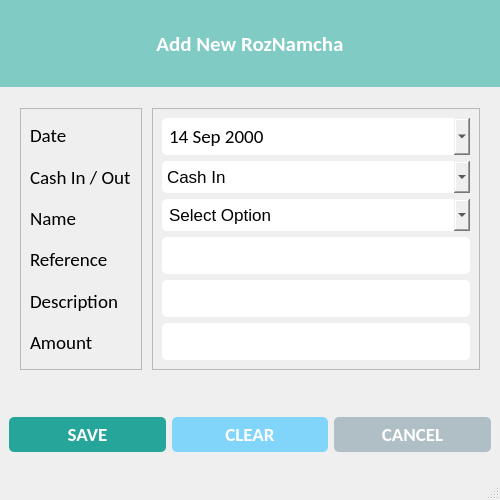
<?xml version="1.0" encoding="UTF-8"?>
<ui version="4.0">
 <class>RozNamchaWindow</class>
 <widget class="QMainWindow" name="RozNamchaWindow">
  <property name="geometry">
   <rect>
    <x>0</x>
    <y>0</y>
    <width>500</width>
    <height>500</height>
   </rect>
  </property>
  <property name="minimumSize">
   <size>
    <width>500</width>
    <height>500</height>
   </size>
  </property>
  <property name="maximumSize">
   <size>
    <width>500</width>
    <height>500</height>
   </size>
  </property>
  <property name="windowTitle">
   <string>Roz Namcha</string>
  </property>
  <property name="windowIcon">
   <iconset resource="../resources.qrc">
    <normaloff>:/icons/assets/icons/logo.png</normaloff>:/icons/assets/icons/logo.png</iconset>
  </property>
  <property name="iconSize">
   <size>
    <width>32</width>
    <height>32</height>
   </size>
  </property>
  <widget class="QWidget" name="centralwidget">
   <property name="styleSheet">
    <string notr="true">#label_widget {
	background-color: #80cbc4;
}

#label_5 {
	color: #fff;
}

#btn_save {
	background-color: #26a69a;
	border-radius: 5px;
	padding: 5px 0px;
	color: white;
}

#btn_clear {
	background-color: #81d4fa;
	border-radius: 5px;
	padding: 5px 0px;
	color: white;
}

#btn_cancel {
	background-color: #b0bec5;
	border-radius: 5px;
	padding: 5px 0px;
	color: white;
}

QLineEdit {
	border-radius: 5px;
	padding: 5px 5px;
}

QDateEdit {
	border-radius: 5px;
	padding: 5px 5px;
}

QComboBox {
	border-radius: 5px;
	padding: 5px 5px;
	font-size: 17px;
}
</string>
   </property>
   <layout class="QVBoxLayout" name="verticalLayout_4">
    <property name="spacing">
     <number>1</number>
    </property>
    <property name="leftMargin">
     <number>0</number>
    </property>
    <property name="topMargin">
     <number>0</number>
    </property>
    <property name="rightMargin">
     <number>0</number>
    </property>
    <property name="bottomMargin">
     <number>0</number>
    </property>
    <item>
     <widget class="QWidget" name="label_widget" native="true">
      <layout class="QVBoxLayout" name="verticalLayout">
       <item>
        <widget class="QLabel" name="label_5">
         <property name="font">
          <font>
           <family>Calibri</family>
           <pointsize>16</pointsize>
           <weight>75</weight>
           <bold>true</bold>
          </font>
         </property>
         <property name="text">
          <string>Add New RozNamcha</string>
         </property>
         <property name="alignment">
          <set>Qt::AlignCenter</set>
         </property>
        </widget>
       </item>
      </layout>
     </widget>
    </item>
    <item>
     <widget class="QWidget" name="details_widget" native="true">
      <layout class="QHBoxLayout" name="horizontalLayout">
       <property name="spacing">
        <number>10</number>
       </property>
       <property name="leftMargin">
        <number>20</number>
       </property>
       <property name="topMargin">
        <number>20</number>
       </property>
       <property name="rightMargin">
        <number>20</number>
       </property>
       <property name="bottomMargin">
        <number>20</number>
       </property>
       <item>
        <widget class="QFrame" name="lbl_frame">
         <property name="frameShape">
          <enum>QFrame::StyledPanel</enum>
         </property>
         <property name="frameShadow">
          <enum>QFrame::Raised</enum>
         </property>
         <layout class="QVBoxLayout" name="verticalLayout_2">
          <property name="spacing">
           <number>6</number>
          </property>
          <property name="topMargin">
           <number>9</number>
          </property>
          <property name="bottomMargin">
           <number>9</number>
          </property>
          <item>
           <widget class="QLabel" name="lbl_date">
            <property name="font">
             <font>
              <family>Calibri</family>
              <pointsize>14</pointsize>
             </font>
            </property>
            <property name="text">
             <string>Date</string>
            </property>
           </widget>
          </item>
          <item>
           <widget class="QLabel" name="lbl_cashInOut">
            <property name="font">
             <font>
              <family>Calibri</family>
              <pointsize>14</pointsize>
             </font>
            </property>
            <property name="text">
             <string>Cash In / Out</string>
            </property>
           </widget>
          </item>
          <item>
           <widget class="QLabel" name="lbl_name">
            <property name="font">
             <font>
              <family>Calibri</family>
              <pointsize>14</pointsize>
             </font>
            </property>
            <property name="text">
             <string>Name</string>
            </property>
           </widget>
          </item>
          <item>
           <widget class="QLabel" name="lbl_reference">
            <property name="font">
             <font>
              <family>Calibri</family>
              <pointsize>14</pointsize>
             </font>
            </property>
            <property name="text">
             <string>Reference</string>
            </property>
           </widget>
          </item>
          <item>
           <widget class="QLabel" name="lbl_description">
            <property name="font">
             <font>
              <family>Calibri</family>
              <pointsize>14</pointsize>
             </font>
            </property>
            <property name="text">
             <string>Description</string>
            </property>
            <property name="alignment">
             <set>Qt::AlignLeading|Qt::AlignLeft|Qt::AlignVCenter</set>
            </property>
           </widget>
          </item>
          <item>
           <widget class="QLabel" name="lbl_amount">
            <property name="font">
             <font>
              <family>Calibri</family>
              <pointsize>14</pointsize>
             </font>
            </property>
            <property name="text">
             <string>Amount</string>
            </property>
           </widget>
          </item>
         </layout>
        </widget>
       </item>
       <item>
        <widget class="QFrame" name="lbl_inputs">
         <property name="frameShape">
          <enum>QFrame::StyledPanel</enum>
         </property>
         <property name="frameShadow">
          <enum>QFrame::Raised</enum>
         </property>
         <layout class="QVBoxLayout" name="verticalLayout_3">
          <item>
           <widget class="QDateEdit" name="txt_date">
            <property name="minimumSize">
             <size>
              <width>0</width>
              <height>0</height>
             </size>
            </property>
            <property name="maximumSize">
             <size>
              <width>1000</width>
              <height>40</height>
             </size>
            </property>
            <property name="font">
             <font>
              <family>Calibri</family>
              <pointsize>14</pointsize>
             </font>
            </property>
            <property name="minimumDate">
             <date>
              <year>2000</year>
              <month>9</month>
              <day>14</day>
             </date>
            </property>
            <property name="currentSection">
             <enum>QDateTimeEdit::DaySection</enum>
            </property>
            <property name="calendarPopup">
             <bool>true</bool>
            </property>
            <property name="timeSpec">
             <enum>Qt::LocalTime</enum>
            </property>
           </widget>
          </item>
          <item>
           <widget class="QComboBox" name="cashInOut_option">
            <property name="minimumSize">
             <size>
              <width>0</width>
              <height>0</height>
             </size>
            </property>
            <property name="maximumSize">
             <size>
              <width>1000</width>
              <height>40</height>
             </size>
            </property>
            <property name="font">
             <font>
              <pointsize>-1</pointsize>
             </font>
            </property>
            <item>
             <property name="text">
              <string>Cash In</string>
             </property>
            </item>
            <item>
             <property name="text">
              <string>Cash Out</string>
             </property>
            </item>
           </widget>
          </item>
          <item>
           <widget class="QComboBox" name="names_list_option">
            <property name="minimumSize">
             <size>
              <width>0</width>
              <height>0</height>
             </size>
            </property>
            <property name="maximumSize">
             <size>
              <width>1000</width>
              <height>40</height>
             </size>
            </property>
            <property name="font">
             <font>
              <pointsize>-1</pointsize>
             </font>
            </property>
            <property name="editable">
             <bool>true</bool>
            </property>
            <item>
             <property name="text">
              <string>Select Option</string>
             </property>
            </item>
           </widget>
          </item>
          <item>
           <widget class="QLineEdit" name="txt_reference">
            <property name="minimumSize">
             <size>
              <width>0</width>
              <height>0</height>
             </size>
            </property>
            <property name="maximumSize">
             <size>
              <width>1000</width>
              <height>40</height>
             </size>
            </property>
            <property name="font">
             <font>
              <family>Calibri</family>
              <pointsize>14</pointsize>
             </font>
            </property>
           </widget>
          </item>
          <item>
           <widget class="QLineEdit" name="txt_description">
            <property name="minimumSize">
             <size>
              <width>0</width>
              <height>0</height>
             </size>
            </property>
            <property name="maximumSize">
             <size>
              <width>1000</width>
              <height>40</height>
             </size>
            </property>
            <property name="font">
             <font>
              <family>Calibri</family>
              <pointsize>14</pointsize>
             </font>
            </property>
           </widget>
          </item>
          <item>
           <widget class="QLineEdit" name="txt_amount">
            <property name="minimumSize">
             <size>
              <width>0</width>
              <height>0</height>
             </size>
            </property>
            <property name="maximumSize">
             <size>
              <width>1000</width>
              <height>40</height>
             </size>
            </property>
            <property name="font">
             <font>
              <family>Calibri</family>
              <pointsize>14</pointsize>
             </font>
            </property>
           </widget>
          </item>
         </layout>
        </widget>
       </item>
      </layout>
     </widget>
    </item>
    <item>
     <widget class="QWidget" name="bottom_widget" native="true">
      <layout class="QHBoxLayout" name="horizontalLayout_2">
       <item>
        <widget class="QPushButton" name="btn_save">
         <property name="font">
          <font>
           <family>Calibri</family>
           <pointsize>14</pointsize>
           <weight>75</weight>
           <bold>true</bold>
          </font>
         </property>
         <property name="cursor">
          <cursorShape>OpenHandCursor</cursorShape>
         </property>
         <property name="text">
          <string>SAVE</string>
         </property>
         <property name="icon">
          <iconset resource="../resources.qrc">
           <normaloff>:/icons/assets/icons/save.png</normaloff>:/icons/assets/icons/save.png</iconset>
         </property>
         <property name="iconSize">
          <size>
           <width>32</width>
           <height>32</height>
          </size>
         </property>
        </widget>
       </item>
       <item>
        <widget class="QPushButton" name="btn_clear">
         <property name="font">
          <font>
           <family>Calibri</family>
           <pointsize>14</pointsize>
           <weight>75</weight>
           <bold>true</bold>
          </font>
         </property>
         <property name="cursor">
          <cursorShape>OpenHandCursor</cursorShape>
         </property>
         <property name="text">
          <string>CLEAR</string>
         </property>
         <property name="icon">
          <iconset resource="../resources.qrc">
           <normaloff>:/icons/assets/icons/clear.png</normaloff>:/icons/assets/icons/clear.png</iconset>
         </property>
         <property name="iconSize">
          <size>
           <width>32</width>
           <height>32</height>
          </size>
         </property>
        </widget>
       </item>
       <item>
        <widget class="QPushButton" name="btn_cancel">
         <property name="font">
          <font>
           <family>Calibri</family>
           <pointsize>14</pointsize>
           <weight>75</weight>
           <bold>true</bold>
          </font>
         </property>
         <property name="cursor">
          <cursorShape>OpenHandCursor</cursorShape>
         </property>
         <property name="text">
          <string>CANCEL</string>
         </property>
         <property name="icon">
          <iconset resource="../resources.qrc">
           <normaloff>:/icons/assets/icons/close.png</normaloff>:/icons/assets/icons/close.png</iconset>
         </property>
         <property name="iconSize">
          <size>
           <width>32</width>
           <height>32</height>
          </size>
         </property>
        </widget>
       </item>
      </layout>
     </widget>
    </item>
   </layout>
  </widget>
  <widget class="QStatusBar" name="statusbar"/>
 </widget>
 <resources>
  <include location="../resources.qrc"/>
 </resources>
 <connections/>
</ui>
